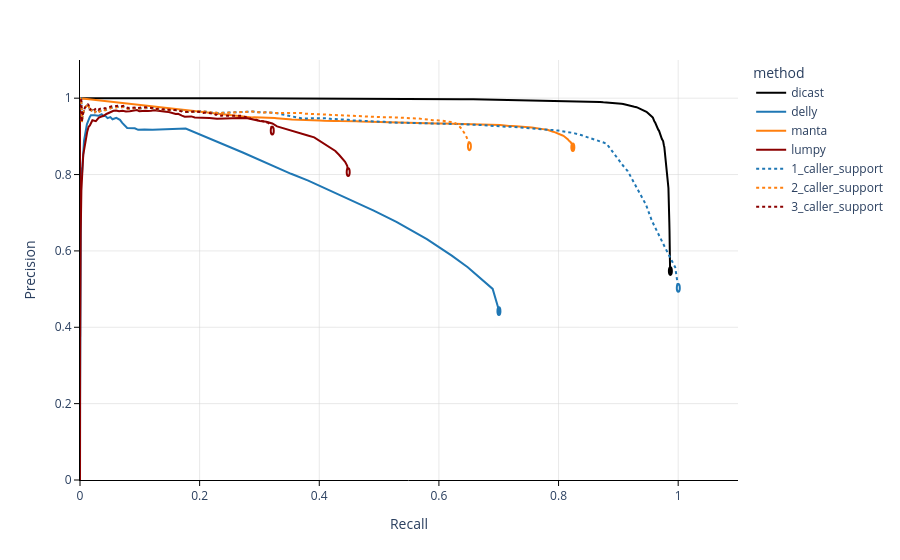

Write notebook code for a chart like this one.
### Code cell
colors = ['black', '#1f77b4', '#ff7f0e', 'darkred', '#1f77b4', '#ff7f0e', 'darkred']
dash = ['solid', 'solid', 'solid', 'solid', 'dot', 'dot', 'dot']
circle_bg_white = [0, 0, 0, 1, 1, 1, 1]
fig = px.line(x='recall', y='precision', color='method', 
              data_frame=pr_rc_df, line_dash='method', 
              line_dash_sequence=dash,
              color_discrete_sequence=colors)


for i, method in enumerate(methods_extended):
    x = pr_rc_df[pr_rc_df['method'] == method].reset_index(drop=True).loc[0, 'recall']
    y = pr_rc_df[pr_rc_df['method'] == method].reset_index(drop=True).loc[0, 'precision']
    if circle_bg_white[i] == 1:
        fig.add_shape(type='circle', xref='x', yref='y', x0=x-0.002, y0=y-0.015, x1=x+0.003, y1=y+0.005, line_color=colors[i], line_width=2, opacity=1, fillcolor='white')
    else:
        fig.add_shape(type='circle', xref='x', yref='y', x0=x-0.002, y0=y-0.015, x1=x+0.003, y1=y+0.005, line_color=colors[i], line_width=2, opacity=1, fillcolor=colors[i])


fig.update_layout(plot_bgcolor='white', xaxis_title='Recall', yaxis_title='Precision', xaxis_linecolor='black', yaxis_linecolor='black')
fig.update_traces(line=dict(width=2))
fig.update_xaxes(ticks='outside', tickcolor='black', tickwidth=1, ticklen=5, gridcolor='lightgray', gridwidth=0.5, range=[0, 1.1])
fig.update_yaxes(ticks='outside', tickcolor='black', tickwidth=1, ticklen=5, gridcolor='lightgray', gridwidth=0.5, range=[0, 1.1])

### Figure 1 — Plotly figure (JSON) as saved in the notebook; plotly's stock layout.template omitted (floating-point values rounded to 4 significant figures; data arrays with more than 128 entries replaced by an {"elided": "..."} marker saying what was removed)
{"data": [{"hovertemplate": "method=dicast<br>recall=%{x}<br>precision=%{y}<extra></extra>", "legendgroup": "dicast", "line": {"color": "black", "dash": "solid", "width": 2}, "marker": {"symbol": "circle"}, "mode": "lines", "name": "dicast", "orientation": "v", "showlegend": true, "type": "scatter", "x": [0.9864, 0.9864, 0.9859, 0.9855, 0.9852, 0.9851, 0.9848, 0.9844, 0.9841, 0.9837, 0.9828, 0.9821, 0.9815, 0.9809, 0.9805, 0.9798, 0.9795, 0.9789, 0.9784, 0.9777, 0.9768, 0.9761, 0.9756, 0.9748, 0.9728, 0.9719, 0.9711, 0.9706, 0.9692, 0.968, 0.9666, 0.9658, 0.9653, 0.9642, 0.9638, 0.9623, 0.9614, 0.9603, 0.9599, 0.9591, 0.9583, 0.9576, 0.9557, 0.9543, 0.9525, 0.9508, 0.9498, 0.9483, 0.947, 0.9453, 0.9434, 0.9418, 0.9395, 0.9375, 0.9355, 0.934, 0.9304, 0.9267, 0.9232, 0.9195, 0.9165, 0.9129, 0.9081, 0.9051, 0.9009, 0.8971, 0.8924, 0.8867, 0.8811, 0.8749, 0.8693, 0.862, 0.8547, 0.8488, 0.8424, 0.8342, 0.8268, 0.8181, 0.8093, 0.8002, 0.7884, 0.7776, 0.7646, 0.7509, 0.7362, 0.724, 0.7074, 0.6919, 0.6756, 0.6571, 0.6371, 0.6131, 0.5887, 0.5662, 0.5399, 0.5066, 0.4703, 0.4257, 0.3651, 0.2671, 0], "xaxis": "x", "y": [0.5522, 0.5947, 0.6248, 0.653, 0.6756, 0.6977, 0.7162, 0.7352, 0.7509, 0.7648, 0.7784, 0.7908, 0.8018, 0.8132, 0.8222, 0.8323, 0.8416, 0.8504, 0.8584, 0.8651, 0.8721, 0.8767, 0.8827, 0.8877, 0.893, 0.8978, 0.9018, 0.9074, 0.9113, 0.9145, 0.9176, 0.9209, 0.9242, 0.9267, 0.9301, 0.9343, 0.9369, 0.9387, 0.9418, 0.9446, 0.9472, 0.9492, 0.9522, 0.9549, 0.9563, 0.9587, 0.9603, 0.9626, 0.9645, 0.9659, 0.9665, 0.9686, 0.9705, 0.9717, 0.9734, 0.9753, 0.9764, 0.9777, 0.9793, 0.9807, 0.982, 0.9832, 0.9847, 0.9855, 0.9858, 0.9865, 0.9869, 0.9874, 0.9885, 0.9891, 0.99, 0.9903, 0.9909, 0.9918, 0.9923, 0.9923, 0.9925, 0.9925, 0.9929, 0.993, 0.9933, 0.994, 0.9945, 0.9948, 0.9951, 0.9955, 0.9961, 0.9963, 0.9969, 0.9971, 0.997, 0.9972, 0.9977, 0.9981, 0.999, 0.999, 0.9995, 0.9995, 1, 1, 1], "yaxis": "y"}, {"hovertemplate": "method=delly<br>recall=%{x}<br>precision=%{y}<extra></extra>", "legendgroup": "delly", "line": {"color": "#1f77b4", "dash": "solid", "width": 2}, "marker": {"symbol": "circle"}, "mode": "lines", "name": "delly", "orientation": "v", "showlegend": true, "type": "scatter", "x": [0.6998, 0.6899, 0.6482, 0.6215, 0.5799, 0.529, 0.4911, 0.4328, 0.3816, 0.3529, 0.3122, 0.2721, 0.1767, 0.1499, 0.1311, 0.1212, 0.1077, 0.09719, 0.09158, 0.07888, 0.07062, 0.06681, 0.06067, 0.05431, 0.05071, 0.04606, 0.04193, 0.03886, 0.03632, 0.03272, 0.0306, 0.02478, 0.01821, 0.0162, 0.01154, 0.006776, 0.004235, 0.002753, 0.001906, 0.001588, 0.0001059, 0, 0, 0], "xaxis": "x", "y": [0.4472, 0.5006, 0.5571, 0.5876, 0.631, 0.6761, 0.7056, 0.7473, 0.784, 0.802, 0.8298, 0.8578, 0.9206, 0.9183, 0.917, 0.9175, 0.9179, 0.9171, 0.9212, 0.922, 0.9355, 0.9432, 0.9487, 0.9448, 0.9504, 0.9477, 0.9542, 0.9532, 0.9581, 0.9567, 0.9538, 0.9551, 0.9556, 0.9503, 0.9316, 0.8889, 0.8333, 0.7879, 0.8182, 0.7895, 0.2, 0, 0, 1], "yaxis": "y"}, {"hovertemplate": "method=manta<br>recall=%{x}<br>precision=%{y}<extra></extra>", "legendgroup": "manta", "line": {"color": "#ff7f0e", "dash": "solid", "width": 2}, "marker": {"symbol": "circle"}, "mode": "lines", "name": "manta", "orientation": "v", "showlegend": true, "type": "scatter", "x": [0.8234, 0.8231, 0.8217, 0.8203, 0.8177, 0.8169, 0.8158, 0.8143, 0.8129, 0.8107, 0.8083, 0.8059, 0.8038, 0.8013, 0.7983, 0.796, 0.7933, 0.7909, 0.7889, 0.7845, 0.7813, 0.777, 0.7737, 0.7695, 0.7646, 0.7602, 0.7551, 0.7498, 0.7458, 0.7406, 0.7341, 0.7287, 0.7231, 0.7171, 0.7122, 0.7061, 0.7021, 0.6967, 0.6906, 0.6835, 0.6776, 0.6698, 0.6617, 0.6536, 0.6461, 0.6363, 0.6293, 0.6211, 0.6151, 0.6076, 0.5971, 0.5916, 0.5835, 0.5745, 0.5663, 0.5574, 0.5484, 0.5384, 0.531, 0.5235, 0.5159, 0.5089, 0.501, 0.4924, 0.4821, 0.4745, 0.4688, 0.4616, 0.4552, 0.4481, 0.4382, 0.4338, 0.4255, 0.4202, 0.4144, 0.4079, 0.4006, 0.3947, 0.389, 0.3832, 0.3785, 0.3719, 0.366, 0.3606, 0.354, 0.3494, 0.3433, 0.3385, 0.333, 0.3285, 0.3256, 0.3209, 0.3149, 0.3109, 0.3068, 0.3022, 0.299, 0.2949, 0.2913, 0.2876, 0], "xaxis": "x", "y": [0.8766, 0.8781, 0.8815, 0.8845, 0.8868, 0.8893, 0.892, 0.894, 0.8964, 0.8993, 0.9014, 0.9029, 0.9043, 0.9069, 0.9091, 0.9099, 0.9111, 0.9122, 0.9137, 0.9158, 0.9172, 0.9183, 0.9192, 0.9208, 0.922, 0.9226, 0.9231, 0.9241, 0.9248, 0.925, 0.926, 0.9268, 0.927, 0.9272, 0.9286, 0.929, 0.9295, 0.9298, 0.9303, 0.9308, 0.9319, 0.9322, 0.9316, 0.9315, 0.9327, 0.9338, 0.9339, 0.9338, 0.9339, 0.9339, 0.9335, 0.9337, 0.9339, 0.9341, 0.9348, 0.9348, 0.9348, 0.9347, 0.9355, 0.936, 0.9369, 0.9369, 0.9374, 0.9371, 0.937, 0.9386, 0.9389, 0.9397, 0.9395, 0.939, 0.9394, 0.9401, 0.9406, 0.9403, 0.9404, 0.9409, 0.9415, 0.9417, 0.9423, 0.9422, 0.943, 0.9426, 0.9422, 0.9438, 0.9441, 0.945, 0.9452, 0.9459, 0.9464, 0.9475, 0.9479, 0.9484, 0.948, 0.9486, 0.9483, 0.9494, 0.9489, 0.9508, 0.9503, 0.9497, 1], "yaxis": "y"}, {"hovertemplate": "method=lumpy<br>recall=%{x}<br>precision=%{y}<extra></extra>", "legendgroup": "lumpy", "line": {"color": "darkred", "dash": "solid", "width": 2}, "marker": {"symbol": "circle"}, "mode": "lines", "name": "lumpy", "orientation": "v", "showlegend": true, "type": "scatter", "x": [0.4479, 0.4467, 0.4432, 0.4382, 0.4334, 0.4269, 0.4193, 0.4105, 0.4013, 0.3915, 0.3822, 0.3711, 0.3593, 0.3514, 0.3401, 0.3295, 0.3215, 0.3113, 0.3008, 0.2889, 0.28, 0.2675, 0.2527, 0.2413, 0.229, 0.2166, 0.2083, 0.1998, 0.1918, 0.186, 0.1788, 0.175, 0.1704, 0.164, 0.16, 0.1576, 0.1536, 0.1501, 0.1483, 0.1437, 0.1381, 0.1337, 0.1289, 0.1238, 0.1192, 0.1166, 0.1137, 0.1096, 0.1059, 0.0991, 0.09518, 0.08989, 0.08322, 0.07687, 0.07115, 0.06533, 0.06024, 0.05601, 0.04997, 0.04415, 0.04013, 0.03155, 0.02647, 0.02372, 0.02075, 0.01652, 0.0144, 0.01196, 0.009952, 0.008364, 0.007835, 0.005506, 0.004553, 0.003812, 0.0036, 0.003282, 0.002753, 0.002329, 0.001165, 0.000847, 0.0005294, 0.0003176, 0.0003176, 0, 0, 0], "xaxis": "x", "y": [0.8113, 0.8231, 0.8334, 0.8437, 0.8511, 0.8617, 0.8698, 0.8783, 0.8895, 0.8974, 0.9016, 0.9069, 0.9133, 0.9179, 0.923, 0.9262, 0.9339, 0.9384, 0.9404, 0.9443, 0.9477, 0.9482, 0.9472, 0.9464, 0.9462, 0.9481, 0.9489, 0.9497, 0.9497, 0.9523, 0.951, 0.9516, 0.9543, 0.9591, 0.9588, 0.96, 0.9603, 0.964, 0.9635, 0.9645, 0.9652, 0.9663, 0.9682, 0.9685, 0.9674, 0.9666, 0.9667, 0.9673, 0.9662, 0.9659, 0.9688, 0.967, 0.9656, 0.9654, 0.9669, 0.9656, 0.9677, 0.9671, 0.9633, 0.9586, 0.9547, 0.949, 0.9398, 0.9412, 0.9423, 0.9286, 0.9252, 0.9113, 0.8952, 0.8778, 0.881, 0.8525, 0.8269, 0.8, 0.7907, 0.7949, 0.7647, 0.7586, 0.6471, 0.5714, 0.4545, 0.375, 0.5, 0, 0, 1], "yaxis": "y"}, {"hovertemplate": "method=1_caller_support<br>recall=%{x}<br>precision=%{y}<extra></extra>", "legendgroup": "1_caller_support", "line": {"color": "#1f77b4", "dash": "dot", "width": 2}, "marker": {"symbol": "circle"}, "mode": "lines", "name": "1_caller_support", "orientation": "v", "showlegend": true, "type": "scatter", "x": {"elided": "214 float values"}, "xaxis": "x", "y": {"elided": "214 float values"}, "yaxis": "y"}, {"hovertemplate": "method=2_caller_support<br>recall=%{x}<br>precision=%{y}<extra></extra>", "legendgroup": "2_caller_support", "line": {"color": "#ff7f0e", "dash": "dot", "width": 2}, "marker": {"symbol": "circle"}, "mode": "lines", "name": "2_caller_support", "orientation": "v", "showlegend": true, "type": "scatter", "x": {"elided": "213 float values"}, "xaxis": "x", "y": {"elided": "213 float values"}, "yaxis": "y"}, {"hovertemplate": "method=3_caller_support<br>recall=%{x}<br>precision=%{y}<extra></extra>", "legendgroup": "3_caller_support", "line": {"color": "darkred", "dash": "dot", "width": 2}, "marker": {"symbol": "circle"}, "mode": "lines", "name": "3_caller_support", "orientation": "v", "showlegend": true, "type": "scatter", "x": {"elided": "196 float values"}, "xaxis": "x", "y": {"elided": "196 float values"}, "yaxis": "y"}], "layout": {"legend": {"title": {"text": "method"}, "tracegroupgap": 0}, "margin": {"t": 60}, "plot_bgcolor": "white", "shapes": [{"fillcolor": "black", "line": {"color": "black", "width": 2}, "opacity": 1, "type": "circle", "x0": 0.9844, "x1": 0.9894, "xref": "x", "y0": 0.5372, "y1": 0.5572, "yref": "y"}, {"fillcolor": "#1f77b4", "line": {"color": "#1f77b4", "width": 2}, "opacity": 1, "type": "circle", "x0": 0.6978, "x1": 0.7028, "xref": "x", "y0": 0.4322, "y1": 0.4522, "yref": "y"}, {"fillcolor": "#ff7f0e", "line": {"color": "#ff7f0e", "width": 2}, "opacity": 1, "type": "circle", "x0": 0.8214, "x1": 0.8264, "xref": "x", "y0": 0.8616, "y1": 0.8816, "yref": "y"}, {"fillcolor": "white", "line": {"color": "darkred", "width": 2}, "opacity": 1, "type": "circle", "x0": 0.4459, "x1": 0.4509, "xref": "x", "y0": 0.7963, "y1": 0.8163, "yref": "y"}, {"fillcolor": "white", "line": {"color": "#1f77b4", "width": 2}, "opacity": 1, "type": "circle", "x0": 0.9977, "x1": 1.003, "xref": "x", "y0": 0.4931, "y1": 0.5131, "yref": "y"}, {"fillcolor": "white", "line": {"color": "#ff7f0e", "width": 2}, "opacity": 1, "type": "circle", "x0": 0.6485, "x1": 0.6535, "xref": "x", "y0": 0.8638, "y1": 0.8838, "yref": "y"}, {"fillcolor": "white", "line": {"color": "darkred", "width": 2}, "opacity": 1, "type": "circle", "x0": 0.3189, "x1": 0.3239, "xref": "x", "y0": 0.9049, "y1": 0.9249, "yref": "y"}], "xaxis": {"anchor": "y", "domain": [0, 1], "gridcolor": "lightgray", "gridwidth": 0.5, "linecolor": "black", "range": [0, 1.1], "tickcolor": "black", "ticklen": 5, "ticks": "outside", "tickwidth": 1, "title": {"text": "Recall"}}, "yaxis": {"anchor": "x", "domain": [0, 1], "gridcolor": "lightgray", "gridwidth": 0.5, "linecolor": "black", "range": [0, 1.1], "tickcolor": "black", "ticklen": 5, "ticks": "outside", "tickwidth": 1, "title": {"text": "Precision"}}}}
